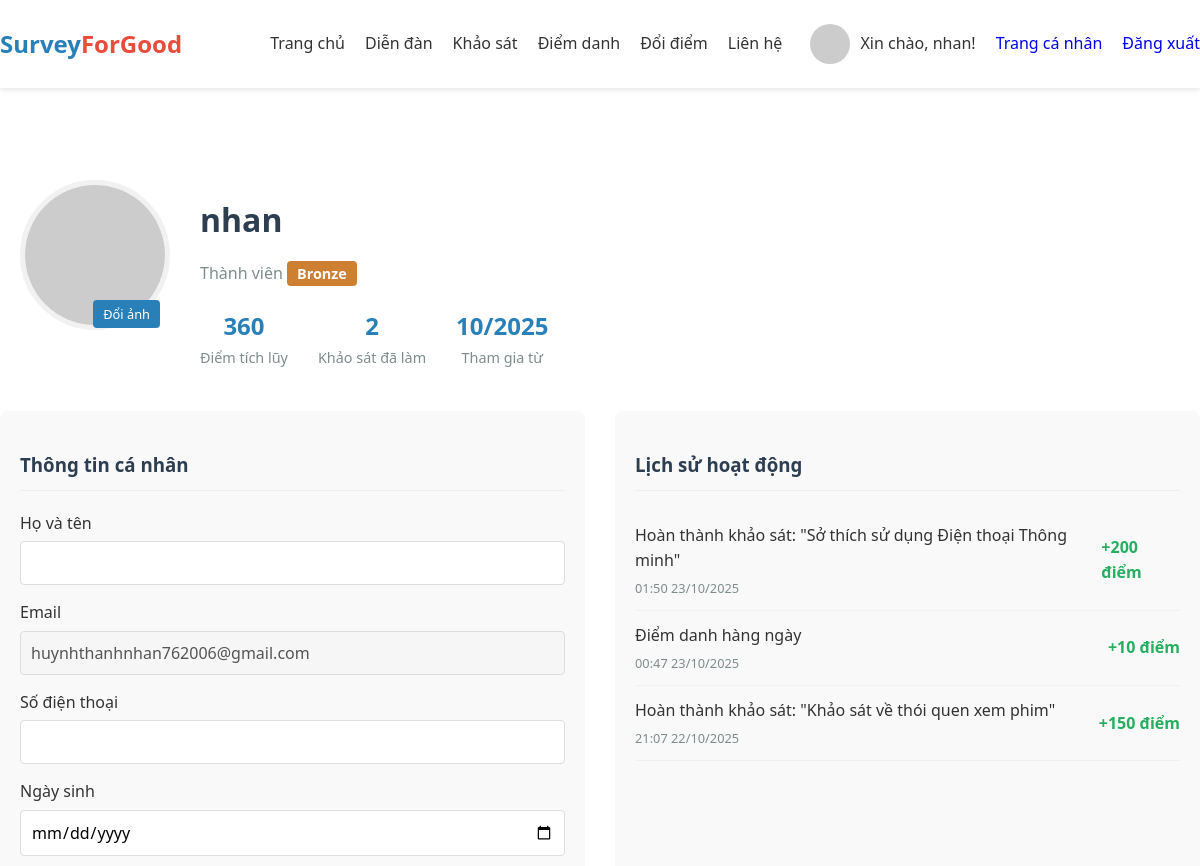
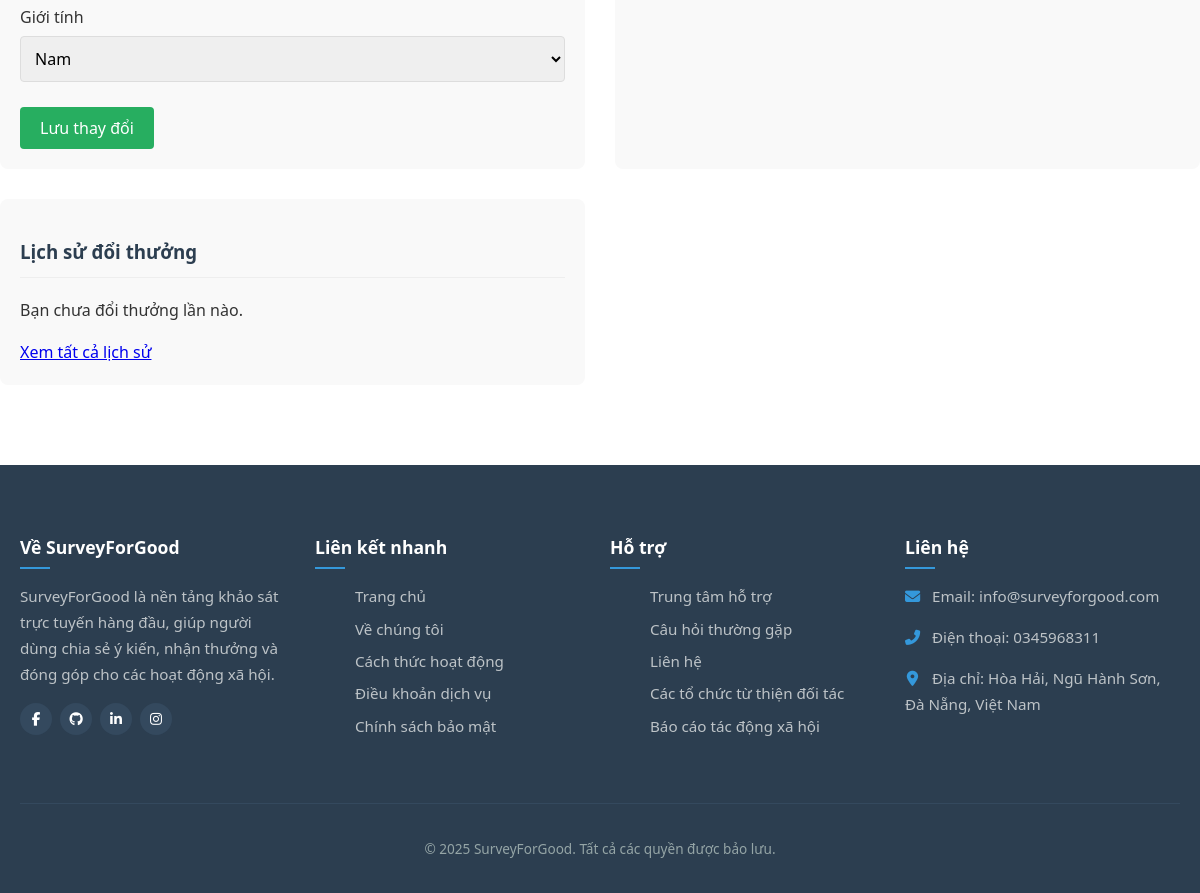
Screenshot of /trangcanhan.php (signed in) with the database file from the repository (2 pictures, top to bottom).
### tables this page shows
CREATE TABLE `users` (
  `id` int(11) NOT NULL,
  `username` varchar(50) NOT NULL,
  `email` varchar(100) NOT NULL,
  `password_hash` varchar(255) NOT NULL,
  `full_name` varchar(100) DEFAULT NULL,
  `phone` varchar(20) DEFAULT NULL,
  `birthday` date DEFAULT NULL,
  `gender` enum('male','female','other') DEFAULT NULL,
  `points` int(11) DEFAULT 0,
  `level` varchar(20) DEFAULT 'bronze',
  `join_date` timestamp NOT NULL DEFAULT current_timestamp(),
  `is_active` tinyint(1) DEFAULT 1,
  `is_admin` tinyint(1) DEFAULT 0
);

CREATE TABLE `user_activities` (
  `activity_id` int(11) NOT NULL,
  `user_id` int(11) DEFAULT NULL,
  `activity_description` varchar(255) DEFAULT NULL,
  `points_change` int(11) DEFAULT 0,
  `activity_time` timestamp NOT NULL DEFAULT current_timestamp()
);

### trangcanhan.php (the view, shortened to what this page needs)
<?php
require_once('includes/header.php');
$stmt = $pdo->prepare("SELECT *, DATE_FORMAT(join_date, '%m/%Y') as member_since_formatted FROM users WHERE id = ?");
$stmt->execute([$current_user['id']]);
$user_details = $stmt->fetch();
$activityStmt = $pdo->prepare("SELECT *, DATE_FORMAT(activity_time, '%H:%i %d/%m/%Y') as formatted_time FROM user_activities WHERE user_id = ? ORDER BY activity_time DESC LIMIT 5");
$activityStmt->execute([$current_user['id']]);
$activities = $activityStmt->fetchAll();
$rewardStmt = $pdo->prepare("SELECT *, DATE_FORMAT(redeem_date, '%d/%m/%Y') as formatted_date FROM reward_history WHERE user_id = ? ORDER BY redeem_date DESC LIMIT 3");
$rewardStmt->execute([$current_user['id']]);
$rewards = $rewardStmt->fetchAll();
$completedStmt = $pdo->prepare("SELECT COUNT(*) FROM user_completed_surveys WHERE user_id = ?");
$completedStmt->execute([$current_user['id']]);
$totalSurveysCompleted = $completedStmt->fetchColumn();
?>
<link rel="stylesheet" href="css/trangcanhan.css">
<section class="user-profile">
    <div class="container">
        <div class="profile-header">
             <div class="profile-avatar">
                <img src="https://i.pravatar.cc/150?u=<?php echo $user_details['id']; ?>" alt="Avatar" id="user-avatar">
                <button class="edit-avatar">Đổi ảnh</button>
            </div>
            <div class="profile-info">
                <h2 id="user-name"><?php echo htmlspecialchars($user_details['username']); ?></h2>
                <p class="user-level">Thành viên <span class="level-badge <?php echo strtolower($user_details['level'] ?? 'bronze'); ?>"><?php echo ucfirst($user_details['level'] ?? 'Bronze'); ?></span></p>
                <div class="profile-stats">
                    <div class="stat-item">
                        <span class="stat-value" id="total-points"><?php echo number_format($user_details['points']); ?></span>
                        <span class="stat-label">Điểm tích lũy</span>
                    </div>
                    <div class="stat-item">
                        <span class="stat-value" id="total-surveys"><?php echo $totalSurveysCompleted; ?></span>
                        <span class="stat-label">Khảo sát đã làm</span>
                    </div>
                    <div class="stat-item">
                        <span class="stat-value" id="member-since"><?php echo $user_details['member_since_formatted']; ?></span>
                        <span class="stat-label">Tham gia từ</span>
                    </div>
                </div>
            </div>
        </div>
        </div>
        <div class="profile-sections">
            <div class="profile-section">
                <h3>Thông tin cá nhân</h3>
                <form class="profile-form" action="actions/update_profile.php" method="POST">
                    <div class="form-group"><label>Họ và tên</label><input type="text" name="full_name" value="<?php echo htmlspecialchars($user_details['full_name'] ?? ''); ?>"></div>
                    <div class="form-group"><label>Email</label><input type="email" id="input-email" value="<?php echo htmlspecialchars($user_details['email']); ?>" disabled></div> <div class="form-group"><label>Số điện thoại</label><input type="tel" name="phone" value="<?php echo htmlspecialchars($user_details['phone'] ?? ''); ?>"></div>
                    <div class="form-group"><label>Ngày sinh</label><input type="date" name="birthday" value="<?php echo htmlspecialchars($user_details['birthday'] ?? ''); ?>"></div>
                    <div class="form-group">
                        <label>Giới tính</label>
                        <select name="gender">
                            <option value="male" <?php if(($user_details['gender'] ?? '') == 'male') echo 'selected'; ?>>Nam</option>
                        </select>
                    </div>
                    <button type="submit" class="save-button">Lưu thay đổi</button>
                </form>
            </div>
             <div class="profile-section">
                <h3>Lịch sử hoạt động</h3>
                <div class="survey-history-list">
                    <?php if (empty($activities)): ?>
                        <div class="no-survey-history"><p>Chưa có hoạt động nào.</p></div>
                    <?php else: ?>
                        <?php foreach($activities as $act): ?>
                            <div class="survey-history-item">
                                <div>
                                    <div class="survey-history-title"><?php echo htmlspecialchars($act['activity_description']); ?></div>
                                    <div class="survey-history-date"><?php echo $act['formatted_time']; ?></div>
                                </div>
                                <div class="survey-history-points"><?php echo ($act['points_change'] > 0 ? '+' : '') . $act['points_change'] . ' điểm'; ?></div>
                            </div>
                        <?php endforeach; ?>
                    <?php endif; ?>
                   </div>
            </div>
            <div class="profile-section">
                <h3>Lịch sử đổi thưởng</h3>
                <div id="reward-history-summary">
                     <?php if (empty($rewards)): ?>
                        <div class="no-reward-history"><p>Bạn chưa đổi thưởng lần nào.</p></div>
                    <?php endif; ?>
                    </div>
                <a href="lsdt.php" class="view-all-btn">Xem tất cả lịch sử</a> </div>
        </div>
</section>
<?php require_once('includes/footer.php'); ?>

### includes/header.php (shortened to what this page needs)
<?php
require_once('db.php');
$current_user = null;
if (isset($_SESSION['user_id'])) {
    try {
        $stmt = $pdo->prepare("SELECT id, username, email, points FROM users WHERE id = ?");
        $stmt->execute([$_SESSION['user_id']]);
        $current_user = $stmt->fetch();
    } catch (PDOException $e) {
        error_log("Error fetching user data: " . $e->getMessage());
    }
}
?>
<!DOCTYPE html>
<html lang="vi">
<head>
    <link rel="stylesheet" href="css/style.css">
    <link rel="stylesheet" href="https://cdnjs.cloudflare.com/ajax/libs/font-awesome/6.5.2/css/all.min.css"/>
</head>
<body>
    <header>
        <div class="container nav-container">
            <div class="logo">Survey<span>ForGood</span></div>
            <nav class="nav-menu">
                <ul>
                    <?php if ($current_user): ?>
                        <li><a href="dashboard.php">Trang chủ</a></li>
                        <li><a href="diendan.php">Diễn đàn</a></li>
                        <li><a href="khaosat.php">Khảo sát</a></li>
                        <li><a href="diemdanh.php">Điểm danh</a></li>
                        <li><a href="doithuong.php">Đổi điểm</a></li>
                        <li><a href="lienhe.php">Liên hệ</a></li>
                    <?php else: ?>
                        <li><a href="index.php">Trang chủ</a></li>
                        <li><a href="index.php#faq">FAQ</a></li>
                        <li><a href="lienhe.php">Liên hệ</a></li>
                    <?php endif; ?>
                </ul>
            </nav>
            <div class="auth-buttons">
                <?php if ($current_user): ?>
                    <div class="user-avatar" style="display:flex;align-items:center;gap:10px;">
                        <img src="https://i.pravatar.cc/40?u=<?php echo $current_user['id']; ?>" alt="Avatar" style="border-radius:50%;width:40px;height:40px;">
                        <span style="font-weight:500;">Xin chào, <?php echo htmlspecialchars($current_user['username']); ?>!</span>
                    </div>
                    <a href="trangcanhan.php" class="signin" style="margin-left:20px;">Trang cá nhân</a>
                    <a href="actions/handle_logout.php" class="signup" style="margin-left:20px;">Đăng xuất</a>
                <?php else: ?>
                    <a href="login.php" class="sg">Tham gia khảo sát</a>
                <?php endif; ?>
            </div>
        </div>
    </header>
    <main>
   </body>
</html>

### css/style.css (style rules this page uses)
html { height: 100%; box-sizing: border-box; }
*, *:before, *:after { box-sizing: inherit; }
body { position: relative; margin: 0; display: flex; flex-direction: column; min-height: 100vh; font-size: 16px; line-height: 1.6; color: #333; }
main { flex-grow: 1; }
header, footer { flex-shrink: 0; }
html { scroll-behavior: smooth; }
* { font-family: 'Segoe UI', Tahoma, Geneva, Verdana, sans-serif; }
header { background-color: #fff; box-shadow: 0 2px 5px rgba(0,0,0,0.1); position: sticky; top: 0; z-index: 100; }
.container { max-width: 1200px; margin: 0 auto; padding: 0 20px; }
.nav-container { display: flex; justify-content: space-between; align-items: center; padding: 15px 0; }
.logo { font-size: 24px; font-weight: bold; color: #2980b9; }
.logo span { color: #e74c3c; }
nav ul { display: flex; list-style: none; }
nav ul li { margin-left: 20px; }
nav ul li a { text-decoration: none; color: #333; font-weight: 500; transition: color 0.3s; }
.auth-buttons { display: flex; align-items: center; }
.auth-buttons a { margin-left: 15px; text-decoration: none; }
.bronze { color: #cd7f32; }

### css/trangcanhan.css (style rules this page uses)
.user-profile { padding: 80px 0; background-color: #fff; }
.profile-header { display: flex; align-items: center; margin-bottom: 40px; flex-wrap: wrap; }
.profile-avatar { position: relative; margin-right: 30px; margin-bottom: 20px; }
.profile-avatar img { width: 150px; height: 150px; border-radius: 50%; object-fit: cover; border: 5px solid #f1f1f1; }
.edit-avatar { position: absolute; bottom: 10px; right: 10px; background: #2980b9; color: white; border: none; border-radius: 4px; padding: 5px 10px; font-size: 0.8rem; cursor: pointer; }
.profile-info h2 { font-size: 2rem; margin-bottom: 10px; color: #2c3e50; }
.user-level { color: #7f8c8d; margin-bottom: 20px; }
.level-badge { padding: 3px 10px; border-radius: 4px; font-size: 0.9rem; font-weight: bold; }
.level-badge.bronze { background-color: #cd7f32; color: white; }
.profile-stats { display: flex; gap: 30px; }
.stat-item { text-align: center; }
.stat-value { font-size: 1.5rem; font-weight: bold; color: #2980b9; display: block; }
.stat-label { font-size: 0.9rem; color: #7f8c8d; }
.profile-sections { display: grid; grid-template-columns: 1fr 1fr; gap: 30px; }
.profile-section { background: #f9f9f9; padding: 20px; border-radius: 8px; }
.profile-section h3 { margin-bottom: 20px; color: #2c3e50; padding-bottom: 10px; border-bottom: 1px solid #eee; }
.profile-form .form-group { margin-bottom: 15px; }
.profile-form label { display: block; margin-bottom: 5px; font-weight: 500; }
.profile-form input, .profile-form select { width: 100%; padding: 10px; border: 1px solid #ddd; border-radius: 4px; font-size: 1rem; }
.save-button { background-color: #27ae60; color: white; border: none; padding: 10px 20px; border-radius: 4px; font-size: 1rem; cursor: pointer; margin-top: 10px; }
.survey-history-list { max-height: 300px; overflow-y: auto; }
.survey-history-item { display: flex; justify-content: space-between; padding: 12px 0; border-bottom: 1px solid #f1f1f1; align-items: center; }
.survey-history-title { font-weight: 500; margin-bottom: 4px; }
.survey-history-date { font-size: 0.8rem; color: #7f8c8d; }
.survey-history-points { font-weight: bold; color: #27ae60; }

### rows the page displays
users: username "nhan", level "Bronze", points "360", email "huynhthanhnhan762006@gmail.com", gender "Nam"
user_activities: activity_description "Hoàn thành khảo sát: \"Sở thích sử dụng Điện thoại Thông minh\"", formatted_time "01:50 23/10/2025", points_change "200"
user_activities: activity_description "Điểm danh hàng ngày", formatted_time "00:47 23/10/2025", points_change "10"
user_activities: activity_description "Hoàn thành khảo sát: \"Khảo sát về thói quen xem phim\"", formatted_time "21:07 22/10/2025", points_change "150"

### other values shown
$totalSurveysCompleted "2"
$user_details['member_since_formatted'] "10/2025"
